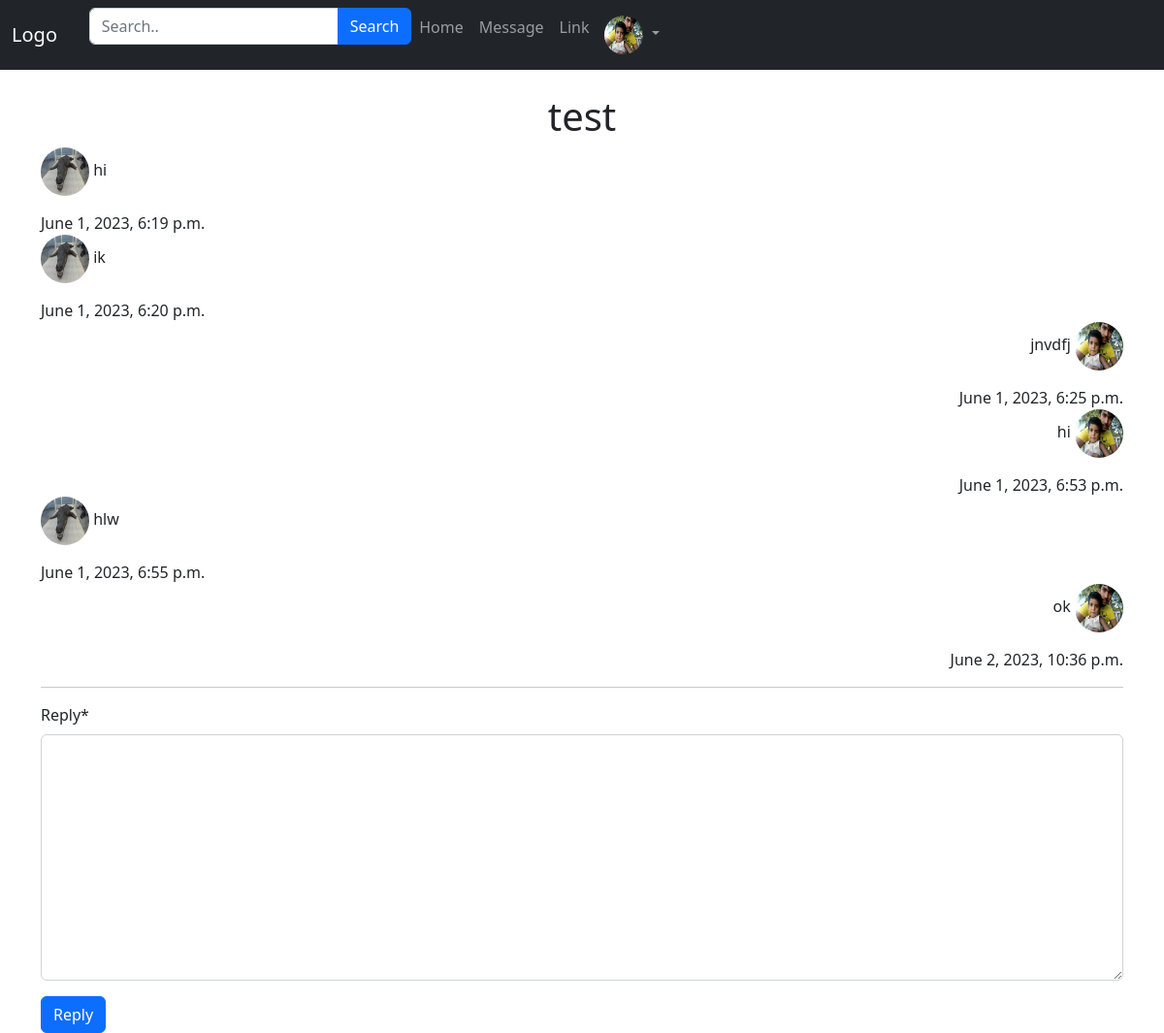
Page /messages/conversation/test2/test/ (signed in) on the committed database.
### App_Login/models.py (models this page shows)
class UserProfile(models.Model):
    user = models.OneToOneField( User, related_name='user_profile', on_delete=models.CASCADE)
    profile_pic = models.ImageField(upload_to='profile_pics',blank=True)
    description = models.TextField(blank=True)
    full_name = models.CharField(max_length=264,blank=True)
    dob = models.DateField(blank=True,null=True)
    website=models.URLField(blank=True)
    facebook = models.URLField(blank=True)

### App_Message/models.py (models this page shows, shortened)
class Message(models.Model):
    sender = models.ForeignKey(User, related_name='sent_messages', on_delete=models.CASCADE)
    recipient = models.ForeignKey(User, related_name='received_messages', on_delete=models.CASCADE)
    content = models.TextField()
    timestamp = models.DateTimeField(auto_now_add=True)

### App_Message/views.py (the view)
# urls.py: path('conversation/<username1>/<username2>/', views.conversation_view, name='conversation'),
@login_required
def conversation_view(request, username1, username2):
    user1 = User.objects.get(username=username1)
    user2 = User.objects.get(username=username2)
    messages = Message.objects.filter(
        Q(sender=user1, recipient=user2) | Q(sender=user2, recipient=user1)
    ).order_by('timestamp')
    if request.method == 'POST':
        reply_form = MessageReplyForm(request.POST)
        if reply_form.is_valid():
            content = reply_form.cleaned_data['content']
            reply_message = Message(
                sender=request.user, recipient=user2, content=content)
            reply_message.save()
            return redirect('App_Message:conversation', username1=username1, username2=username2)
    else:
        reply_form = MessageReplyForm()
    return render(request, 'App_Message/conversation.html', {'messages': messages, 'user1': user1, 'user2': user2, 'reply_form': reply_form})

### App_Message/forms.py
class MessageReplyForm(forms.Form):
    content = forms.CharField(label='Reply', widget=forms.Textarea)

### templates/App_Message/conversation.html (shortened to what this page needs)
{% extends 'navbar.html' %}
{% load crispy_forms_tags %}
{% block body_block %}
<h1 class="other_user">{{ user2.username }}</h1>
{% for message in messages %}
    {% if message.sender == user1 %}
        <div class="message sent">
            <p>{{ message.content }} {% if message.sender.user_profile.profile_pic %}<img src="{{message.sender.user_profile.profile_pic.url }}" alt="Profile Pic" class="profile-pic">{% endif %}</p>
            <span>{{ message.timestamp }}</span>
        </div>
    {% else %}
        <div class="message received">
            <p>{% if message.sender.user_profile.profile_pic %}<img src="{{message.sender.user_profile.profile_pic.url }}" alt="Profile Pic" class="profile-pic">{% endif %}
           {{ message.content }}</p>
            <span>{{ message.timestamp }}</span>
        </div>
    {% endif %}
{% endfor %}
<hr>
<form method="POST">
    {{ reply_form|crispy }}
    <button type="submit" class="btn btn-primary">Reply</button>
</form>
{% endblock %}

### templates/navbar.html (shortened to what this page needs)
<!DOCTYPE html>
<html lang="en">
<head>
  <link href="https://cdn.jsdelivr.net/npm/bootstrap@5.2.3/dist/css/bootstrap.min.css" rel="stylesheet">
</head>
<body>
<nav class="navbar navbar-expand-lg bg-dark navbar-dark">
  <div class="container-fluid">
    <a class="navbar-brand" href="#">Logo</a>
    <div class="collapse navbar-collapse" id="collapsibleNavbar">
      <ul class="navbar-nav ">
        <form class="form-inline" method="get" action="{% url 'App_Post:home' %}">
          <div class="input-group mb-3">
              <input type="text" class="form-control" placeholder="Search.." name="search">
              <button class="btn btn-primary" type="submit">Search</button>
          </div>
      </form>
        <li class="nav-item">
          <a class="nav-link" href="{% url 'App_Post:home' %}">Home</a>
        </li>
        <li class="nav-item">
          <a class="nav-link" href="{% url 'App_Message:inbox' %}">Message</a>
        </li>
        <li class="nav-item">
          <a class="nav-link" href="#">Link</a>
        </li>
        <li class="nav-item dropdown">
          {% if user.user_profile.profile_pic %}
          <a class="nav-link dropdown-toggle" href="#" role="button" data-bs-toggle="dropdown">
            <img src="/media/{{user.user_profile.profile_pic}}" width= '40px' height="40px" class="rounded-circle">
          </a>
          {% else %}
          <a class="nav-link dropdown-toggle" href="#" role="button" data-bs-toggle="dropdown">
            <img src="/media/default.png" width= '40px' height="40px" class="rounded-circle">
          </a>
          {% endif %}
        </li>
      </ul>
    </div>
  </div>
</nav>
<br>
<div class="container">
{% block body_block %}
{% endblock %}
</div>
</body>
</html>

### templates/App_Message/conversation.html (style rules this page uses)
.sent { text-align: right; }
.received { text-align: left; }
.other_user { text-align: center; }
.profile-pic { width: 50px; height: 50px; border-radius: 50%; }

### rows in the picture
Message: sender.user_profile.profile_pic (picture), content "hi", timestamp "June 1, 2023, 6:19 p.m."
Message: sender.user_profile.profile_pic (picture), content "ik", timestamp "June 1, 2023, 6:20 p.m."
Message: content "jnvdfj", sender.user_profile.profile_pic (picture), timestamp "June 1, 2023, 6:25 p.m."
Message: content "hi", sender.user_profile.profile_pic (picture), timestamp "June 1, 2023, 6:53 p.m."
Message: sender.user_profile.profile_pic (picture), content "hlw", timestamp "June 1, 2023, 6:55 p.m."
Message: content "ok", sender.user_profile.profile_pic (picture), timestamp "June 2, 2023, 10:36 p.m."

### other values in the picture
{{ user2.username }} "test"
